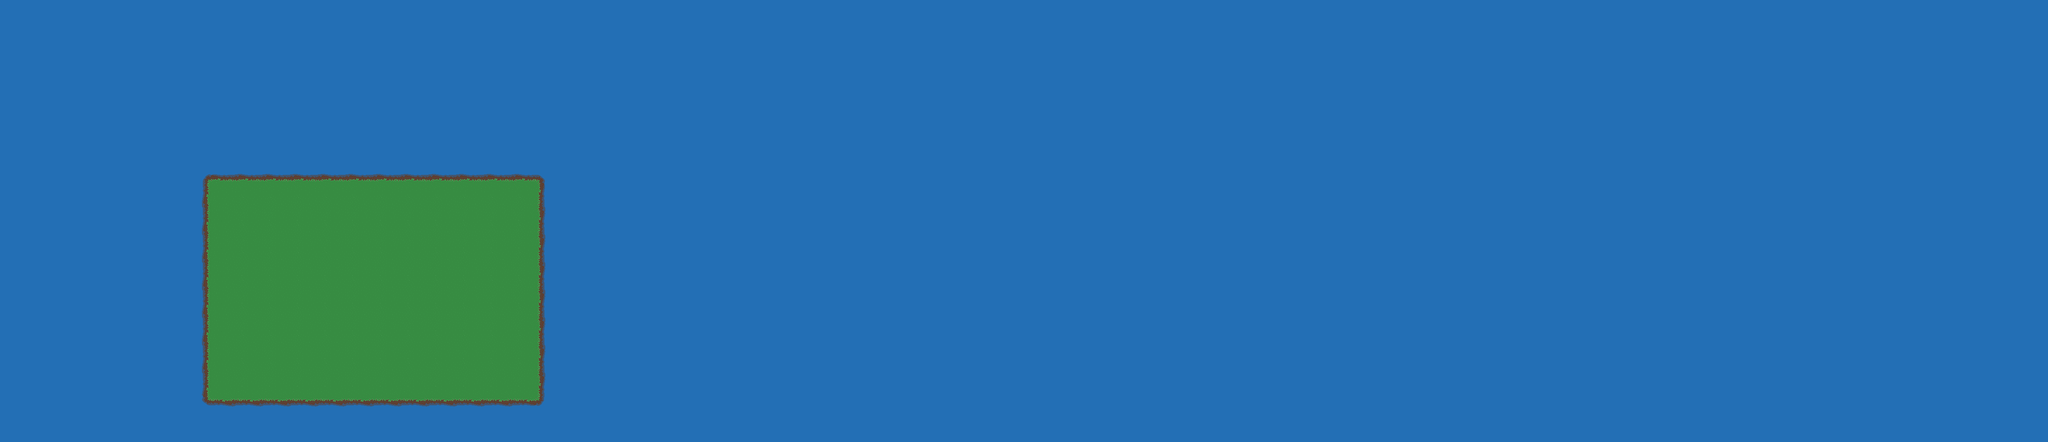

This is a level from a 2D game, rendered from its Tiled map with the project's own tilesets. A one-line summary and the map file follow, with tile-layer data summarised:
An orthogonal 74x16 tile map with 64x64 px tiles, 3 tile layers (Ground, Deco, Top of tree).

<map version="1.4" tiledversion="1.4.3" orientation="orthogonal" renderorder="right-down" width="74" height="16" tilewidth="64" tileheight="64" infinite="0" nextlayerid="5" nextobjectid="1">
 <tileset firstgid="1" source="CustomTileMap.tsx" />
 <layer id="1" name="Ground" width="74" height="16">
  <data>[1184 cells, 0 non-empty, 0 distinct tile ids]</data>
 </layer>
 <layer id="2" name="Deco" width="74" height="16">
  <data>[1184 cells, 0 non-empty, 0 distinct tile ids]</data>
 </layer>
 <layer id="4" name="Top of tree" width="74" height="16">
  <data>[1184 cells, 1184 non-empty, 17 distinct tile ids]</data>
 </layer>
</map>
